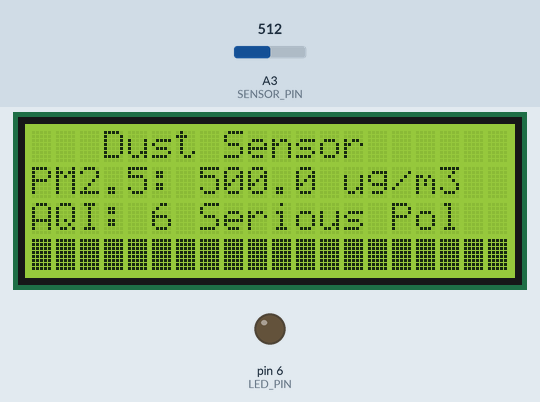
Simulated run of this sketch. Board: Arduino Uno, built with avr-gcc and run on an emulated ATmega328P. On the bench: 20×4 character LCD, output pins drawn as LEDs (lit = HIGH). Inputs (shaded band) come from the test bench; at power-on: A3 (SENSOR_PIN) = 512. What the sketch prints to the serial monitor is not drawn.

Above: at 1.2 s.
1.3 s: A3 (SENSOR_PIN) set to 215
At 2.6 s:
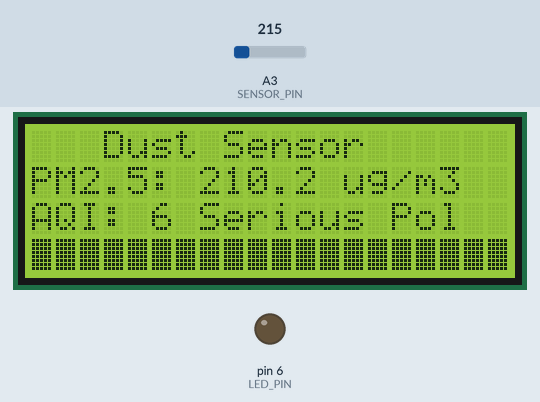
3.1 s: A3 (SENSOR_PIN) set to 188
At 4.2 s:
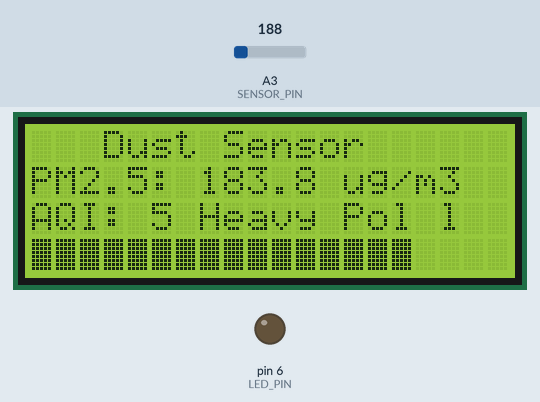
4.7 s: A3 (SENSOR_PIN) set to 147
At 5.3 s:
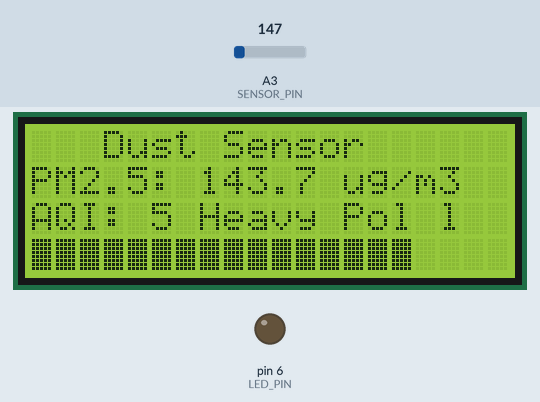
6.3 s: A3 (SENSOR_PIN) set to 126
At 7.0 s:
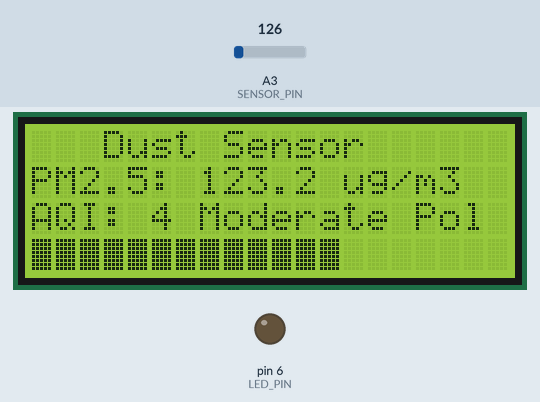
7.8 s: A3 (SENSOR_PIN) set to 10
At 8.6 s:
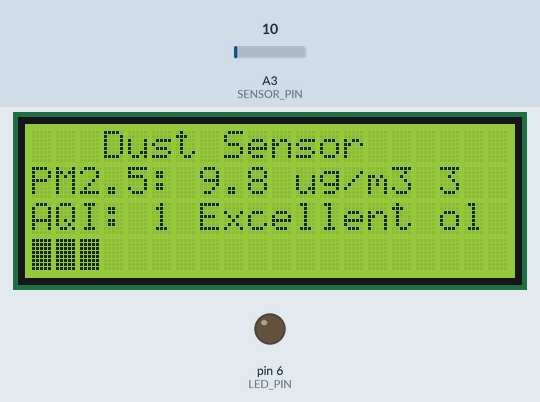
9.4 s: A3 (SENSOR_PIN) set to 33
At 10.6 s:
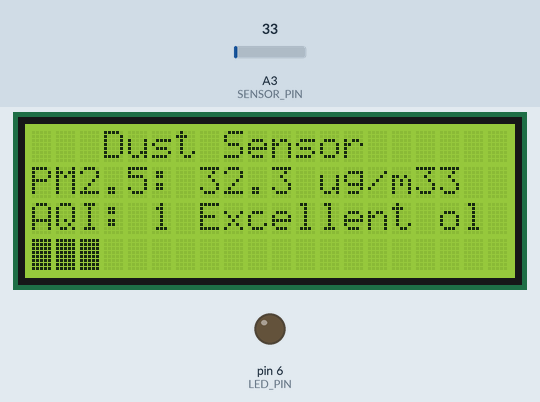
10.9 s: A3 (SENSOR_PIN) set to 40
Timing chart, 0 to 13.5 s (numbered marks = the images above; inputs shaded):
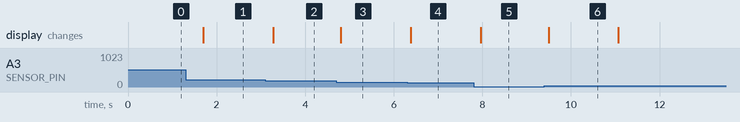

The sketch:

lcdVer0.ino
```cpp
#include <Wire.h>
#include <LiquidCrystal_I2C.h>

// LCD setup for 20x4 (change address to 0x3F if needed)
LiquidCrystal_I2C lcd(0x27, 20, 4);

// Pins
#define SENSOR_PIN A3    // Analog input from sensor AOUT
#define LED_PIN 6        // Digital output to sensor ILED

// AQI thresholds
struct AQILevel {
  float minPM;
  float maxPM;
  int qualityNumber;     // 1–6 numeric level
  const char* evaluation;
} AQI_TABLE[] = {
  {0,   35,   1, "Excellent"},
  {35,  79,   2, "Average"},
  {80,  115,  3, "Light Pol"},
  {115, 130,  4, "Moderate Pol"},
  {130, 200,  5, "Heavy Pol"},
  {200, 500,  6, "Serious Pol"}
};

// Custom character for bar (full block)
byte barChar[8] = {
  B11111,
  B11111,
  B11111,
  B11111,
  B11111,
  B11111,
  B11111,
  B11111
};

// Previous values for change detection
float prevDustDensity = -1;
int prevQualityNumber = -1;
String prevEvaluation = "";
int prevBarLength = -1;

// Change tolerance in μg/m³
#define CHANGE_TOLERANCE 3.0

void setup() {
  Serial.begin(9600);
  lcd.init();
  lcd.backlight();

  // Create custom bar character
  lcd.createChar(0, barChar);

  pinMode(LED_PIN, OUTPUT);
  digitalWrite(LED_PIN, LOW);

  // Static title (doesn't change)
  lcd.setCursor(0, 0);
  lcd.print("   Dust Sensor   ");
}

void loop() {
  // Turn on the sensor LED
  digitalWrite(LED_PIN, HIGH);
  delayMicroseconds(280);

  int rawValue = analogRead(SENSOR_PIN);
  digitalWrite(LED_PIN, LOW);

  // Convert ADC value to voltage (5V, 10-bit ADC)
  float voltage = (rawValue / 1023.0) * 5.0;

  // μg/m³ calculation: 0.5V = 100 μg/m³ → 1V = 200 μg/m³
  float dustDensity = (voltage / 0.5) * 100.0;

  // Clamp values
  if (dustDensity < 0) dustDensity = 0;
  if (dustDensity > 500) dustDensity = 500;

  // Determine AQI
  int qualityNumber = 0;
  const char* evaluation = "";
  for (int i = 0; i < 6; i++) {
    if (dustDensity >= AQI_TABLE[i].minPM && dustDensity <= AQI_TABLE[i].maxPM) {
      qualityNumber = AQI_TABLE[i].qualityNumber;
      evaluation = AQI_TABLE[i].evaluation;
      break;
    }
  }

  // Serial output
  Serial.print("PM2.5: ");
  Serial.print(dustDensity);
  Serial.print(" ug/m3 | AQI: ");
  Serial.print(qualityNumber);
  Serial.print(" | ");
  Serial.println(evaluation);

  // Update PM2.5 value only if change exceeds tolerance
  if (fabs(dustDensity - prevDustDensity) >= CHANGE_TOLERANCE || prevDustDensity < 0) {
    lcd.setCursor(0, 1);
    lcd.print("PM2.5:           "); // clear old text
    lcd.setCursor(7, 1);
    lcd.print(dustDensity, 1);
    lcd.print(" ug/m3");
    prevDustDensity = dustDensity;
  }

  // Update AQI only if it changes
  if (qualityNumber != prevQualityNumber || prevEvaluation != String(evaluation)) {
    lcd.setCursor(0, 2);
    lcd.print("AQI:             "); // clear old text
    lcd.setCursor(5, 2);
    lcd.print(qualityNumber);
    lcd.print(" ");
    lcd.print(evaluation);
    prevQualityNumber = qualityNumber;
    prevEvaluation = evaluation;
  }

  // Update bar graph only if AQI level changes
  int barLength = map(qualityNumber, 1, 6, 3, 20); // min 3 blocks
  if (barLength != prevBarLength) {
    lcd.setCursor(0, 3);
    for (int i = 0; i < barLength; i++) {
      lcd.write(byte(0)); // full block char
    }
    for (int i = barLength; i < 20; i++) {
      lcd.print(" "); // empty space
    }
    prevBarLength = barLength;
  }

  delay(500);
}
```

Measured:
- the behaviour switches between 205 and 204 on A3 (SENSOR_PIN) (found by bisection; images 1 and 2)
- the behaviour switches between 133 and 132 on A3 (SENSOR_PIN) (found by bisection; images 3 and 4)
- after the input at 1.3 s, the display: changes after 0.40 s (image 1)
- after the input at 3.1 s, the display: changes after 0.18 s (image 2)
- after the input at 4.7 s, the display: changes after 0.11 s (image 3)
- after the input at 6.3 s, the display: changes after 0.09 s (image 4)
- after the input at 7.8 s, the display: changes after 0.16 s (image 5)
- after the input at 9.4 s, the display: changes after 0.10 s (image 6)
